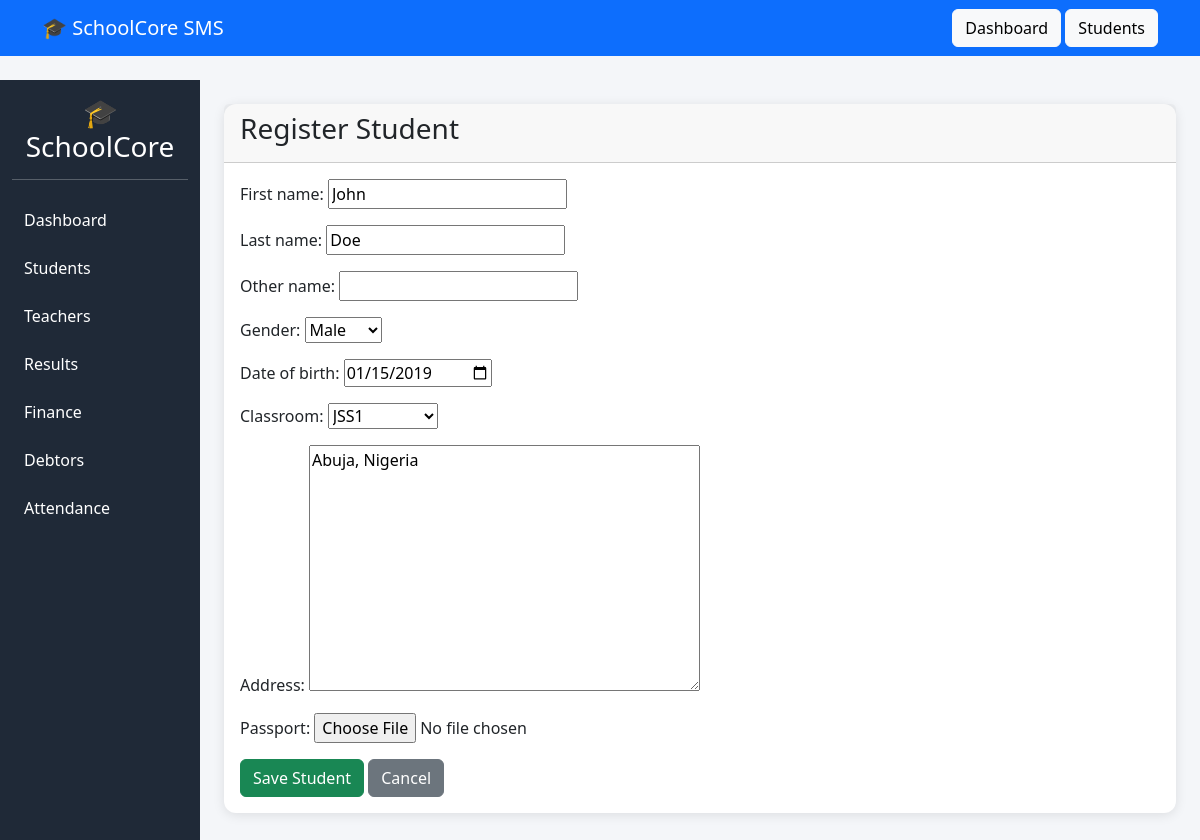
Page /students/1/edit/ on the committed database.
### students/models.py (models this page shows, shortened)
class Student(models.Model):
    GENDER_CHOICES = (
        ('MALE', 'Male'),
        ('FEMALE', 'Female'),
    )
    admission_number = models.CharField(
        max_length=20,
        unique=True
    )
    first_name = models.CharField(max_length=100)
    last_name = models.CharField(max_length=100)
    other_name = models.CharField(
        max_length=100,
        blank=True
    )
    gender = models.CharField(
        max_length=10,
        choices=GENDER_CHOICES
    )
    date_of_birth = models.DateField()
    classroom = models.ForeignKey(
        ClassRoom,
        on_delete=models.SET_NULL,
        null=True
    )
    passport = models.ImageField(
        upload_to='students/',
        blank=True,
        null=True
    )
    address = models.TextField()
    created_at = models.DateTimeField(
        auto_now_add=True
    )

### students/views.py (the view)
def student_update(request, pk):
    student = get_object_or_404(
        Student,
        pk=pk
    )
    if request.method == "POST":
        form = StudentForm(
            request.POST,
            request.FILES,
            instance=student
        )
        if form.is_valid():
            form.save()
            return redirect(
                'student_detail',
                pk=student.pk
            )
    else:
        form = StudentForm(
            instance=student
        )
    return render(
        request,
        'students/form.html',
        {
            'form': form
        }
    )

### students/forms.py
class StudentForm(forms.ModelForm):
    class Meta:
        model = Student
        fields = [
            'first_name',
            'last_name',
            'other_name',
            'gender',
            'date_of_birth',
            'classroom',
            'address',
            'passport',
        ]
        widgets = {
            'date_of_birth': forms.DateInput(
                attrs={'type': 'date'}
            ),
        }

### academics/models.py (called while the page is built)
    def __str__(self):
        return self.name

### templates/students/form.html (shortened to what this page needs)
{% extends 'base.html' %}
{% block content %}
<div class="card">
    <div class="card-header">
        <h3>
            Register Student
        </h3>
    </div>
    <div class="card-body">
        <form
            method="POST"
            enctype="multipart/form-data"
        >
            {{ form.as_p }}
            <button
                type="submit"
                class="btn btn-success"
            >
                Save Student
            </button>
            <a
                href="{% url 'student_list' %}"
                class="btn btn-secondary"
            >
                Cancel
            </a>
        </form>
    </div>
</div>
{% endblock %}

### templates/base.html (style rules this page uses)
body { background:#f4f6f9; }
.card { border:none; border-radius:12px; box-shadow:0 2px 12px rgba(0,0,0,.1); }

### rows in the picture
Student: first_name "John", last_name "Doe", gender "Male", date_of_birth "01/15/2019", classroom "JSS1", address "Abuja, Nigeria"
